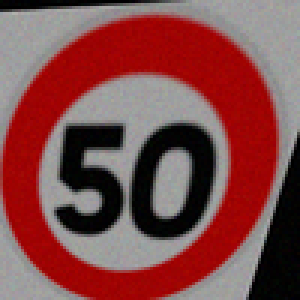
#> input picture data/train/0/1.bmp, 100 x 100 px (shown 3 times larger)
$ python augment_dataset.py --src ../data/train/0 --dst out
#> lines starting #> are read from the running program, lines starting #| are printed output that depends on the picture
#> in main, base is the input picture: shape (100, 100, 3); mean B, G, R 72, 72.1, 129.2
"""Augment dataset images using transformations inspired by the original 'base de données.py' script.

Usage:
    python scripts/augment_dataset.py --src data/train/90 --dst data/train/90_aug --n 40
"""
import argparse, random
from pathlib import Path
import numpy as np
import cv2
from PIL import Image

def bruit(image_orig):
    h, w, c = image_orig.shape
    n = np.random.randn(h, w, c) * random.randint(5, 30)
    return np.clip(image_orig + n, 0, 255).astype(np.uint8)

def change_gamma(image, alpha=1.0, beta=0.0):
    return np.clip(alpha * image + beta, 0, 255).astype(np.uint8)

def modif_img(img):
    img = img.copy()
    h, w, c = img.shape
#> h = 100; w = 100; c = 3

    # replace a gray color by random color
    r_color = [np.random.randint(255), np.random.randint(255), np.random.randint(255)]
    img = np.where(img == [142, 142, 142], r_color, img).astype(np.uint8)

    if np.random.randint(3):
        k_max = 3
        kernel_blur = np.random.randint(k_max) * 2 + 1
        img = cv2.GaussianBlur(img, (kernel_blur, kernel_blur), 0)

    M = cv2.getRotationMatrix2D((int(w/2), int(h/2)), random.randint(-10, 10), 1)
    img = cv2.warpAffine(img, M, (w, h))
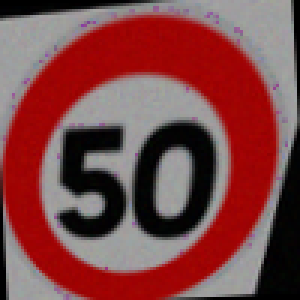
#> img: shape (100, 100, 3) (shown 3 times larger); mean B, G, R 69.6, 69, 126.3

    if np.random.randint(2):
        a = int(max(w, h)/5) + 1
#> a = 21
        pts1 = np.float32([[0,0],[w,0],[0,h],[w,h]])
#> pts1 = [[0, 0], [100, 0], [0, 100], [100, 100]]
        pts2 = np.float32([
            [0+random.randint(-a,a), 0+random.randint(-a,a)],
            [w-random.randint(-a,a), 0+random.randint(-a,a)],
            [0+random.randint(-a,a), h-random.randint(-a,a)],
            [w-random.randint(-a,a), h-random.randint(-a,a)]
        ])
        M = cv2.getPerspectiveTransform(pts1, pts2)
        img = cv2.warpPerspective(img, M, (w, h))
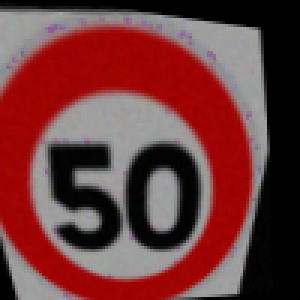
#> img: shape (100, 100, 3) (shown 3 times larger); mean B, G, R 58.6, 58, 110.8

    if not np.random.randint(4):
        t = np.empty((h, w, c), dtype=np.float32)
        for i in range(h):
            for j in range(w):
                for k in range(c):
                    t[i][j][k] = (i / h)
        M = cv2.getRotationMatrix2D((int(w/2), int(h/2)), np.random.randint(4)*90, 1)
        t = cv2.warpAffine(t, M, (w, h))
        img = (cv2.multiply((img/255).astype(np.float32), t) * 255).astype(np.uint8)

    img = change_gamma(img, random.uniform(0.6, 1.0), -np.random.randint(50))
#> in change_gamma, `return np.clip(alpha * image + beta, 0, 255).astype(np.uint8)`:
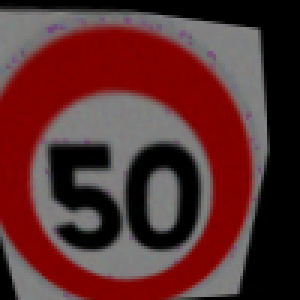
#> returned value: shape (100, 100, 3) (shown 3 times larger); mean of channels 0, 1, 2 46.2, 45.8, 89.5; drawn as B, G, R

    if not np.random.randint(4):
        p = (15 + np.random.randint(10)) / 100
        img = (img*p + 50*(1-p)).astype(np.uint8) + np.random.randint(100)

    img = bruit(img)
#> in bruit, `return np.clip(image_orig + n, 0, 255).astype(np.uint8)`:
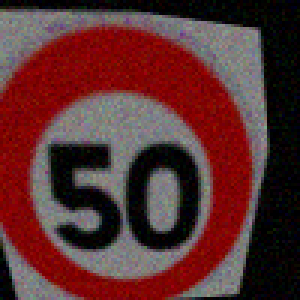
#> returned value: shape (100, 100, 3) (shown 3 times larger); mean of channels 0, 1, 2 48.1, 47.6, 90; drawn as B, G, R
    return img

def main():
    ap = argparse.ArgumentParser()
    ap.add_argument("--src", required=True, help="source class folder with images")
    ap.add_argument("--dst", required=True, help="destination folder for augmented images")
    ap.add_argument("--n", type=int, default=40, help="number of augmented samples to generate")
    args = ap.parse_args()

    src = Path(args.src)
    dst = Path(args.dst)
    dst.mkdir(parents=True, exist_ok=True)

    imgs = sorted([p for p in src.iterdir() if p.suffix.lower() in {'.png','.jpg','.jpeg','.bmp'}])
    if not imgs:
        raise SystemExit(f"No images in {src}")

    for i in range(args.n):
        base = cv2.imread(str(random.choice(imgs)))
        if base is None:
            continue
        out = modif_img(base)
        cv2.imwrite(str(dst / f"aug_{i:03d}.png"), out)
#> pass 2 of the loop in main, `for i in range(args.n):`:
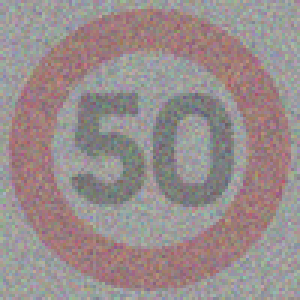
#> input picture data/train/0/0.bmp, 100 x 100 px (shown 3 times larger)
#> in main, base is the input picture: shape (100, 100, 3); mean B, G, R 140.6, 140.8, 152.9
#> in modif_img (call 2), `img = cv2.warpAffine(img, M, (w, h))`:
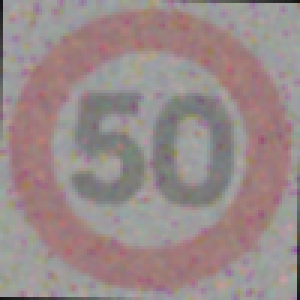
#> img: shape (100, 100, 3) (shown 3 times larger); mean B, G, R 137.5, 137.6, 153
#> in bruit (call 2), `return np.clip(image_orig + n, 0, 255).astype(np.uint8)`:
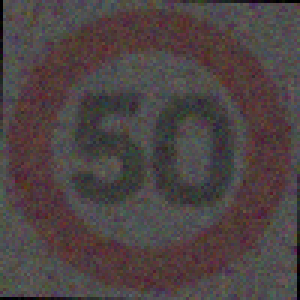
#> returned value: shape (100, 100, 3) (shown 3 times larger); mean of channels 0, 1, 2 67.3, 67.2, 77.3; drawn as B, G, R
    print(f"Saved {args.n} images to {dst}")

if __name__ == "__main__":
    main()
